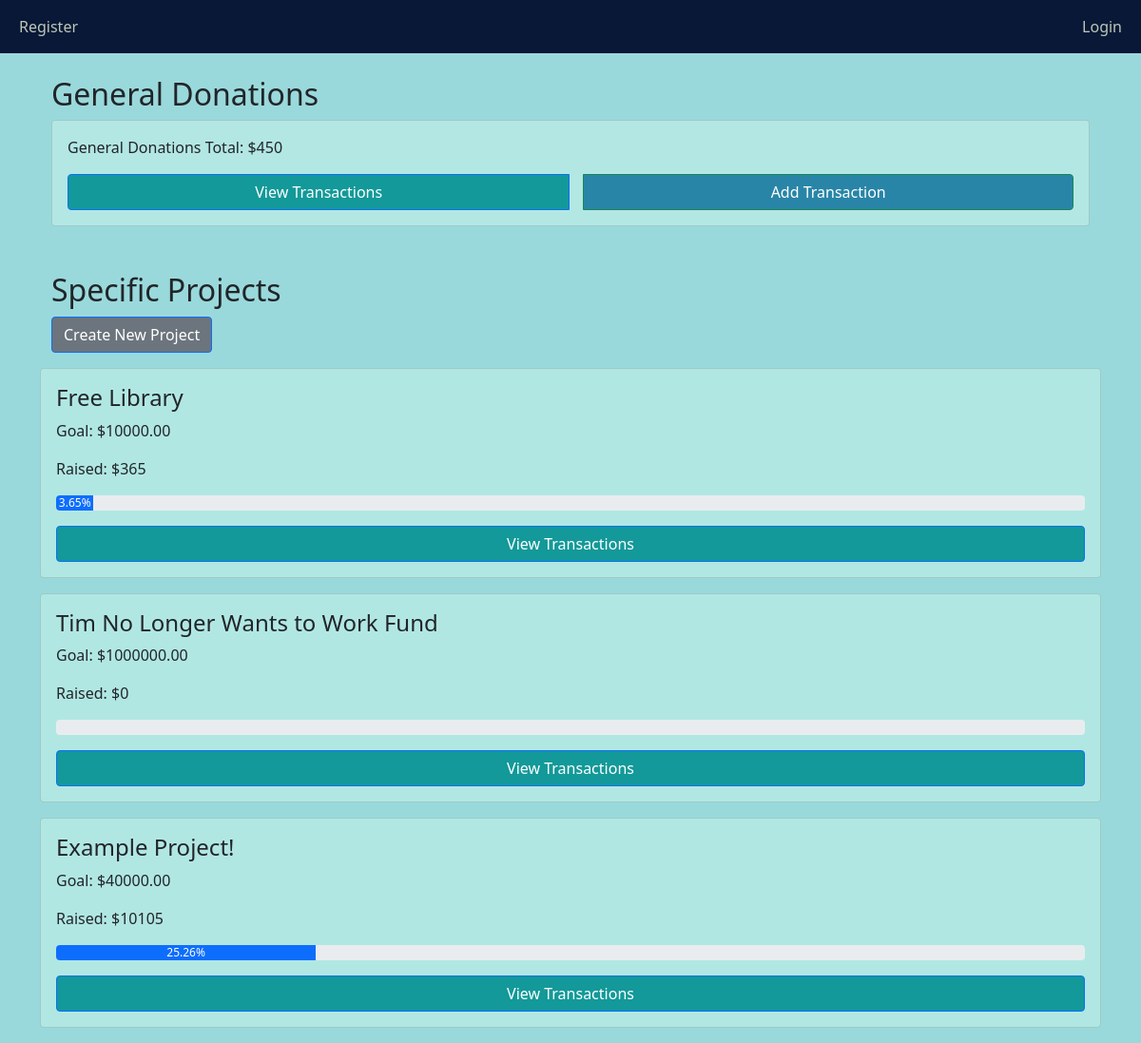
The app's page /, older data.
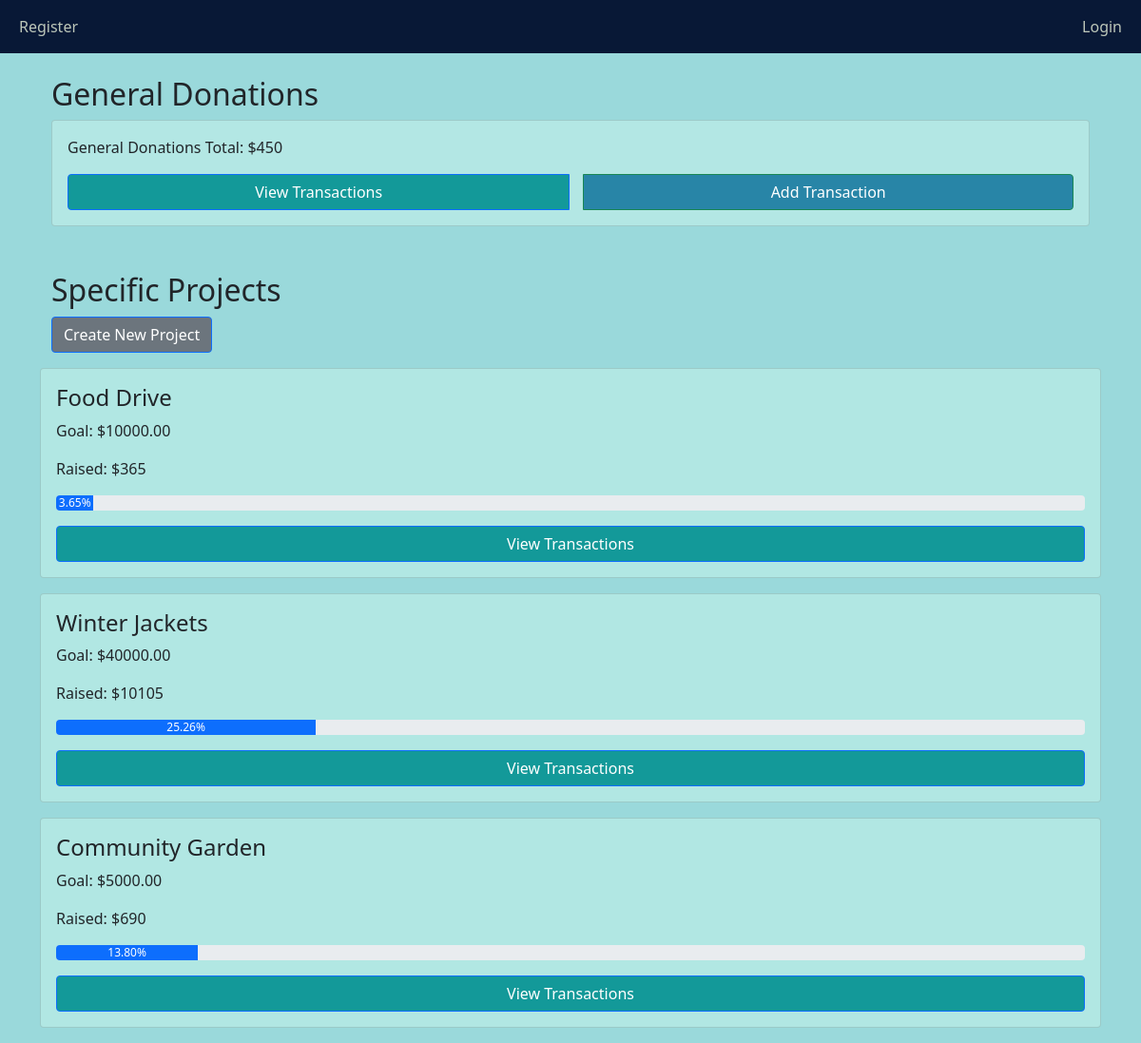
The same page, newer data.
### main/models.py (models this page shows, shortened)
class Project(models.Model):
    name = models.CharField(max_length=100)
    start_date = models.DateField()
    end_date = models.DateField()
    goal_amount = models.DecimalField(max_digits=10, decimal_places=2)
    description = models.TextField(null=True, blank=True)
    owner = models.ForeignKey(User, on_delete=models.CASCADE)
    is_archived = models.BooleanField(default=False)

### main/views.py (the view)
# urls.py: path('', views.home, name='home'),
def home(request):
    general_total = Transaction.objects.filter(fund="general").aggregate(Sum('amount'))['amount__sum'] or 0
    projects = Project.objects.filter(is_archived=False) #projects = Project.objects.all()
    project_data = []
    for project in projects:
        total_raised = project.transactions.aggregate(Sum('amount'))['amount__sum'] or 0
        progress_percentage = (total_raised / project.goal_amount) * 100 if project.goal_amount > 0 else 0
        project_data.append({
            'project': project,
            'total_raised': total_raised,
            'progress_percentage': round(progress_percentage, 2),
            'is_owner': project.owner ==request.user
        })
    return render(request, 'main/home.html', {
        'general_total': general_total,
        'project_data': project_data
    })

### main/templates/main/home.html (shortened to what this page needs)
{% extends 'main/base.html' %}
{% block content %}
<div class="container mt-4">
    <h2>General Donations</h2>
    <div class="card p-3" style="background-color: #b3e7e4;">
        <p>General Donations Total: ${{ general_total }}</p>
        <div class="btn-group">
            <a href="{% url 'view_general_transactions' %}" class="btn btn-primary" class="btn" style="background-color: #069393eb; color: white !important;" >View Transactions</a>
            <a href="{% url 'add_general_transaction' %}" class="btn btn-success"  style="background-color: #2885a7; color: rgb(255, 255, 255) !important;">Add Transaction</a>
        </div>
    </div>
    <h2 class="mt-5">Specific Projects</h2>
    <a href="{% url 'create_project' %}" class="btn btn-primary mb-3"style="background-color: #6c757d; color: white !important;">Create New Project</a>
</div>
    {% for data in project_data %}
    <div class="card p-3 mb-3 position-relative" style="background-color: #b1e7e3;" style="padding-top: 2.5rem ;">
        <h4>{{ data.project.name }}</h4>
        <p>Goal: ${{ data.project.goal_amount }}</p>
        <p>Raised: ${{ data.total_raised }}</p>
        <div class="progress mb-3">
            <div class="progress-bar" role="progressbar"
                 style="width: {{ data.progress_percentage }}%;
                 aria-valuenow="{{ data.progress_percentage }}" aria-valuemin="0" aria-valuemax="100">
                {{ data.progress_percentage }}%
            </div>
        </div>
        <div class="btn-group">
            <a href="{% url 'view_project_transactions' data.project.id %}" class="btn btn-primary"  style="background-color: #069393eb; color: white !important;">View Transactions</a>
        </div>
    </div>
    {% endfor %}
</div>
{% endblock %}

### main/templates/main/base.html (shortened to what this page needs)
<!DOCTYPE html>
<html lang="en">
<head>
    <link href="https://cdn.jsdelivr.net/npm/bootstrap@5.1.3/dist/css/bootstrap.min.css" rel="stylesheet">
</head>
<body>
    <nav class="navbar navbar-expand-lg navbar-custom navbar-dark bg-dark">
        <div class="container-fluid">
            <div>
                <ul class="navbar-nav me-auto mb-2 mb-lg-0">
                    {% if user.is_authenticated %}
                    <li class="nav-item">
                        <a class="nav-link" href="/home">Home</a>
                    </li>
                    <li class="nav-item">
                        <a class="nav-link" href="{% url 'add_general_transaction' %}">Add General Transaction</a>
                    </li>
                    <li class="nav-item">
                        <a class="nav-link" href="{% url 'archived_projects' %}">Archived Projects</a>
                    </li>
                    <li class="nav-item">
                        <a class="nav-link" href="{% url 'contacts' %}">Contact</a>
                    </li>
                    {% else %}
                    <li class="nav-item">
                        <a class="nav-link" href="/sign-up">Register</a>
                    </li>
                    {% endif %}
                </ul>
            </div>
            <div>
                <ul class="navbar-nav">
                    {% if user.is_authenticated %}
                    <span class="navbar-text">Logged in as {{ user.username }} | </span>
                    <li class="nav-item">
                        <a class="nav-link" href="/logout">Logout</a>
                    </li>
                    {% else %}
                    <li class="nav-item">
                        <a class="nav-link" href="/login">Login</a>
                    </li>
                    {% endif %}
                </ul>
            </div>
        </div>
    </nav>
    <div class="container">
        {% block content %}{% endblock %}
</body>
</html>

### main/templates/main/base.html (style rules this page uses)
.btn-group { display: flex; gap: 15px; justify-content: center; flex-wrap: wrap; }
body { background-color: #9ad9db }
.navbar-custom { background-color: #081836 !important; }
.navbar-custom .nav-link { color: #bdc7ba !important; }

Row changes from the older to the newer data that the page shows:
removed Project: project.name "Tim No Longer Wants to Work Fund", project.goal_amount "1000000.00", total_raised "0"
changed Project: project.name "Free Library" → "Food Drive"
changed Project: project.name "Example Project!" → "Winter Jackets"
added Project: project.name "Community Garden", project.goal_amount "5000.00", total_raised "690", progress_percentage "13.80"
